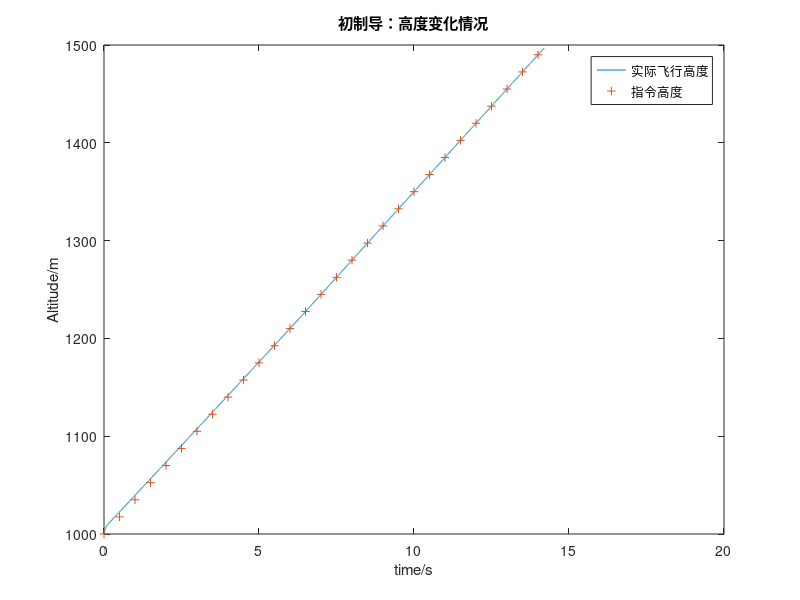
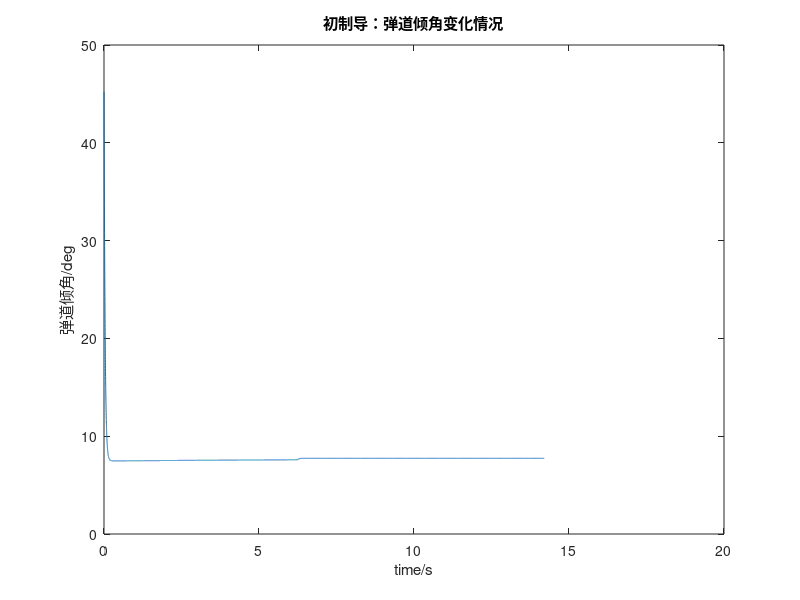
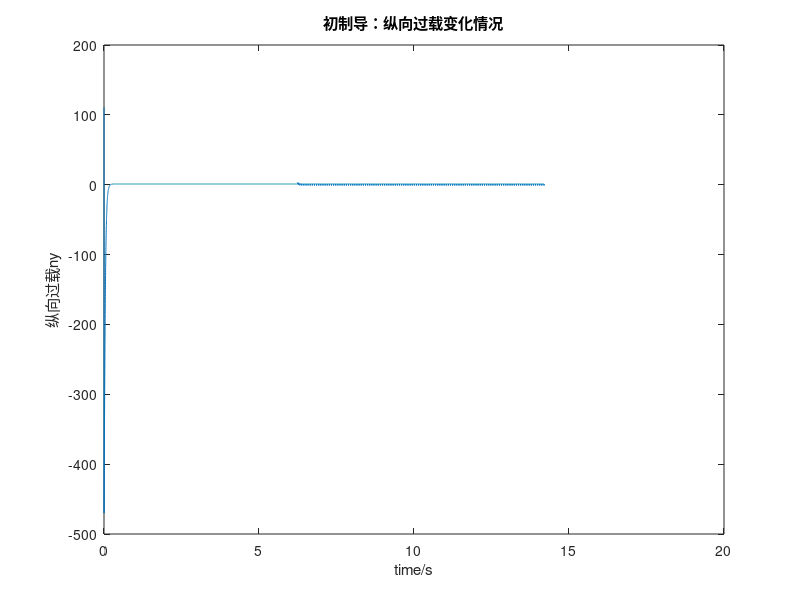
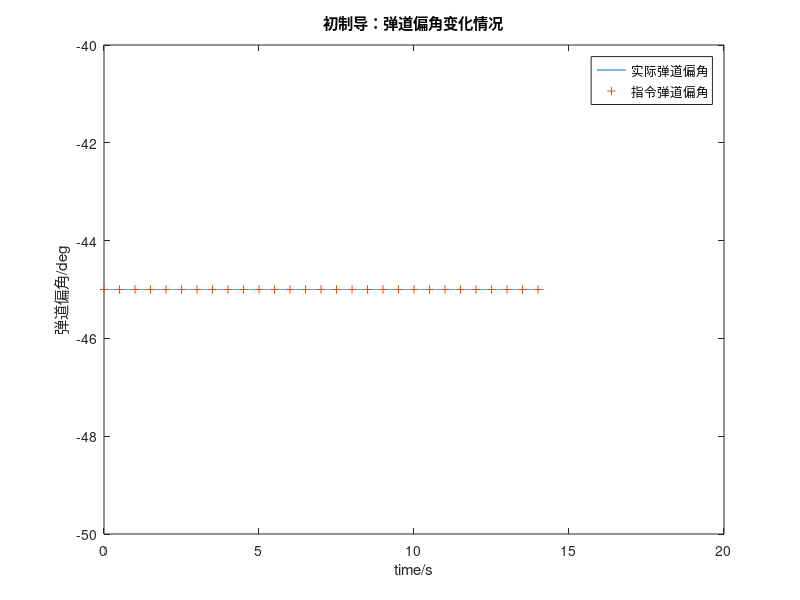

Recreate these plots in MATLAB, in order. (Note: this script raises an error after producing the figures.)
%具有角度和时间约束的导弹最优全弹道设计
%根据论文，初制导功能在于控制导弹快速爬升
%指令高度：Hc=1000+35*t，以35m/s快速爬升
%指令偏航角为-45deg
clear
clc
%---------------------导弹参数设置-----------------------
V=260; % 单位：m/s，导弹飞行速度
theta=45*pi/180;%单位：rad，初始弹道倾角
fea=-45*pi/180;%单位：rad，初始弹道偏角
T_1=14.2;%单位：s，初制导时间
H=1000;%单位：m，飞行高度
g=9.6;%单位：m/s^2，重力加速度
X=0; %单位：m，拦截弹位置坐标，X轴
Y=1000; %单位：m，拦截弹位置坐标，Y轴
Z=0; %单位：m，拦截弹位置坐标，Z轴
 
%------------------变结构控制律参数设置-----------------------
c1=30;   %纵向通道
epu1=.1;%纵向通道
k1=.1;%纵向通道
c2=30;%偏航通道
epu2=.0005;%偏航通道
k2=.5;%偏航通道
 
dH=0;
dfea=0;
t=0; %单位：s，仿真时刻
dt=0.001;%单位：s，仿真时间步长
n=1;%计数用
 
for i=1:14200   %循环14200次，对应初制导时间14.2s
    
    %-------------------------纵向通道------------------------------
    Hc=1000+35*t;  %高度指令
    dHc=35;%高度指令的导数
    ddHc=0;%高度指令的二阶导数
    
    e1=Hc-H;  %高度误差
    de1=dHc-dH; %高度误差的导数
    S1=c1*e1+de1;  %切换函数（论文中式（4））
    dS1=-epu1*sign(S1)-k1*S1;%指数趋近律（论文中式（5））
    ny=1/g*(c1*(dHc-dH)+ddHc+(epu1+10)*sign(S1)+k1*S1);  %控制输入（论文中式（6））
    
    dH=V*sin(theta); %纵向通道：高度变化函数（论文中式（1））
    dtheta=g/V*(ny-cos(theta)); %纵向通道：弹道倾角变化函数（论文中式（1））
    H=H+dH*dt;
    theta=theta+dtheta*dt;
    
    %-------------------------偏航通道------------------------------
    feac=-45*pi/180;  %弹道偏角指令
    dfeac=0;%弹道偏角指令的导数
    
    e2=feac-fea;  %弹道偏角误差
    de2=dfeac-dfea; %弹道偏角误差的导数
    S2=c2*e2+de2;  %切换函数
    dS2=-epu2*sign(S2)-k2*S2;%指数趋近律
    nz=-V/g*(c2*(feac-fea)+dfeac+(epu2)*sign(S2)+k2*S2);  %控制输入（论文中式（8））
    
    dfea=-g/(V*cos(theta))*nz;%偏航通道：弹道偏角变化函数（论文中式（7））
    fea=fea+dfea*dt;
    
    %----------------------------计算坐标----------------------------
    X=X+V*cos(theta)*cos(fea)*dt;
    Y=Y+V*sin(theta)*dt;
    Z=Z-V*cos(theta)*sin(fea)*dt;
    
    %-------------------------保存结果------------------------------
    H_store(:,n)=[H;Hc]; %第一行为实际飞行高度，第二行为指令高度   
    theta_store(n)=theta;  %保存弹道倾角
    fea_store(:,n)=[fea;feac];   %第一行为实际弹道偏角，第二行为指令弹道偏角   
    ny_store(n)=ny;   %保存纵向过载
    nz_store(n)=nz;   %保存偏航过载
    P_store(:,n)=[X;Y;Z];
    n=n+1;  %每循环一次，计数加一
    t=t+dt; %往前推进一个仿真步长
end
 
figure(1)
plot((1:n-1)*dt,H_store(1,:),(1:500:n-1)*dt,H_store(2,1:500:end),'+')
xlabel('time/s')
ylabel('Altitude/m')
legend('实际飞行高度','指令高度')
title('初制导：高度变化情况')
 
figure(2)
plot((1:n-1)*dt,theta_store*180/pi)
xlabel('time/s')
ylabel('弹道倾角/deg')
title('初制导：弹道倾角变化情况')
 
figure(3)
plot((1:n-1)*dt,ny_store)
xlabel('time/s')
ylabel('纵向过载ny')
title('初制导：纵向过载变化情况')
 
figure(4)
plot((1:n-1)*dt,fea_store(1,:)*180/pi,(1:500:n-1)*dt,fea_store(2,1:500:end)*180/pi,'+')
xlabel('time/s')
ylabel('弹道偏角/deg')
legend('实际弹道偏角','指令弹道偏角')
title('初制导：弹道偏角变化情况')
 
figure(5)
plot((1:n-1)*dt,nz_store)
xlabel('time/s')
ylabel('偏航过载nz')
title('初制导：偏航过载变化情况')
 
figure(6)%注意matlab三维坐标画图X、Y、Z轴方向与导弹飞行力学坐标系不同
plot3(P_store(1,:),P_store(3,:),P_store(2,:))
xlabel('X/m')
ylabel('-Z/m')
zlabel('Y/m')
title('拦截弹位置坐标')